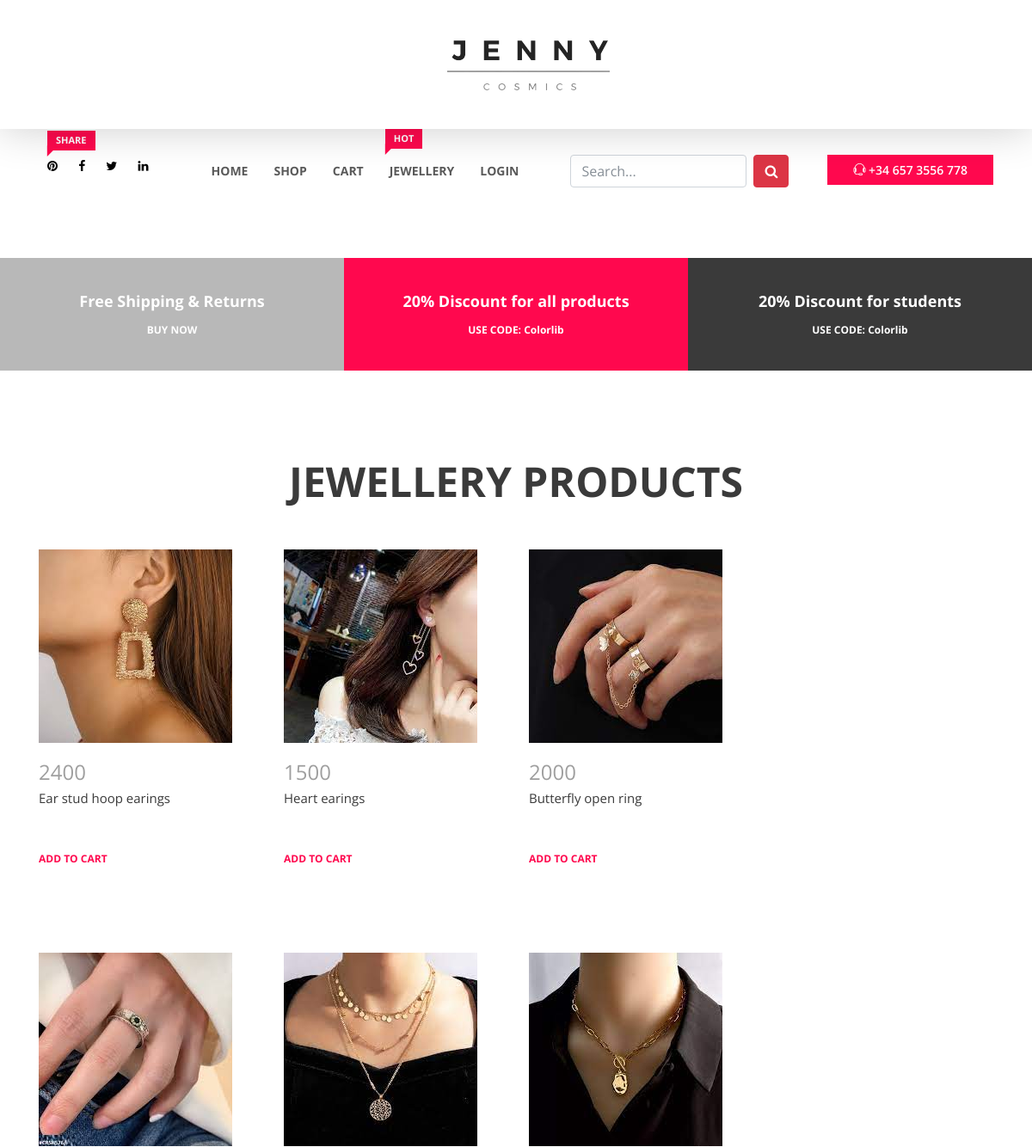
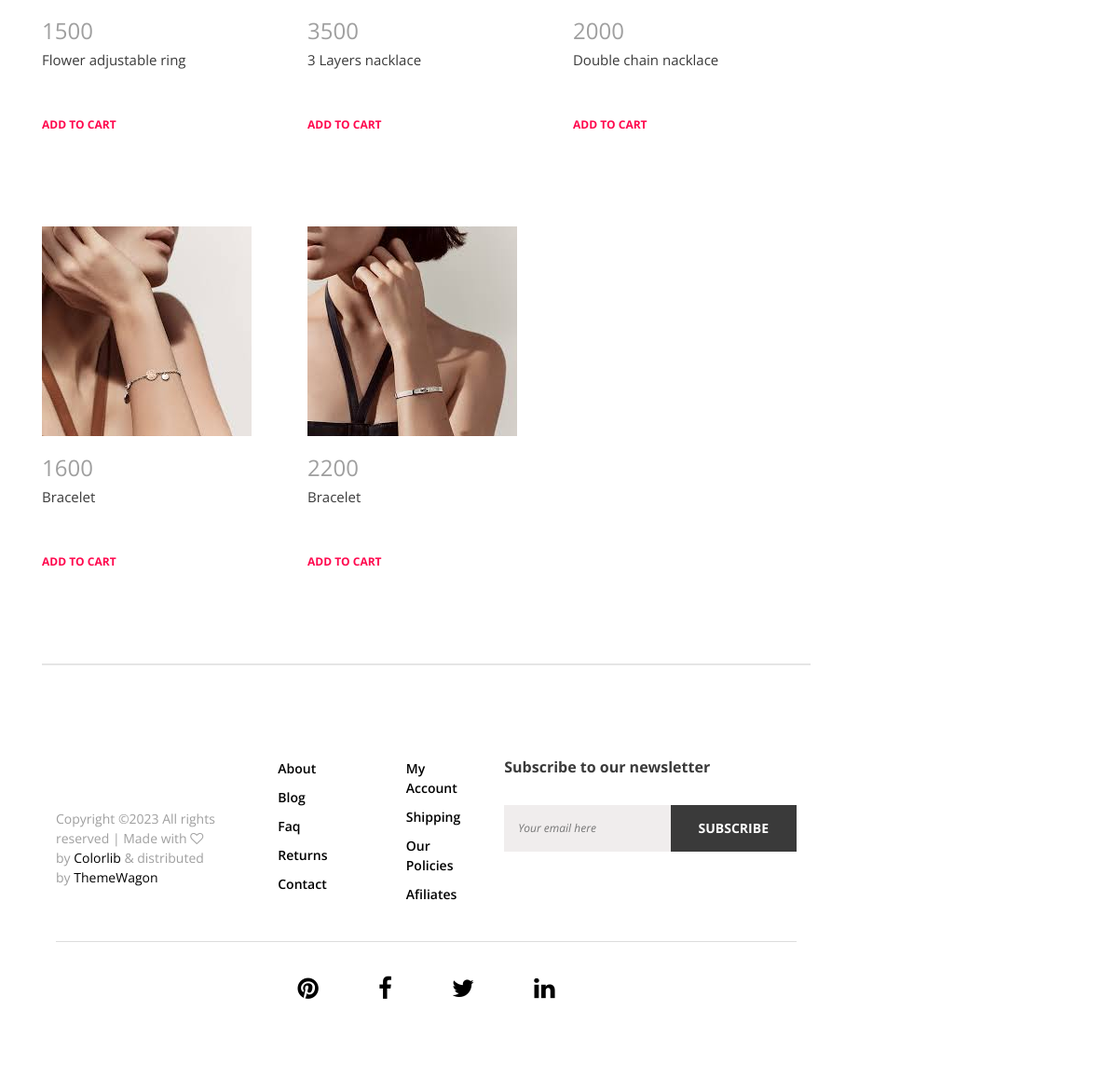
The app's page /jenny_cosmics/jewellery.php with its own data (2 pictures, top to bottom).
### tables this page shows
CREATE TABLE `products` (
  `id` int(11) NOT NULL,
  `products` varchar(250) NOT NULL,
  `price` int(100) NOT NULL,
  `image` varchar(250) NOT NULL,
  `c_id` int(11) NOT NULL
);

### jenny_cosmics/jewellery.php (the view, shortened to what this page needs)
<?php
include("header.php");
?>
<section class="shop_grid_area section_padding_100">
            <div class="container">
            <div class="section_heading text-center">
                            <h2>jewellery Products</h2>
                        </div>
                <div class="row">
                    <div class="col-12 col-md-8 col-lg-9">
                        <div class="shop_grid_product_area">
                            <div class="row">
                        <?php
                        $query=$pdo->query("select *from products where c_id=4");
                        $result=$query->fetchAll(PDO::FETCH_ASSOC);
                        foreach($result as $item){
                            ?>
                                <div class="col-4 col-sm-6 col-lg-4 single_gallery_item wow fadeInUpBig" data-wow-delay="0.2s">
                                    <div class="product-img">
                                    <a href="product-details.php?id=<?php echo $item['id']?>" class="stext-104 cl4 hov-cl1 trans-04 js-name-b2 p-b-6">
                                        <img src="../adminpanel/assets/images/<?php echo $item['image']?>" alt="">
                                    </div>
                                    <div class="product-description">
                                        <h4 class="product-price"><?php echo $item['price']?></h4>
                                        <p><?php echo $item['products']?></p>
                                        <a href="#" class="add-to-cart-btn">ADD TO CART</a>
                                    </div>
                                </div>
                                <?php
                       }
                                ?>
                            </div>
                        </div>
                        <?php
                        include("footer.php")
                        ?>

### jenny_cosmics/header.php (shortened to what this page needs)
<!DOCTYPE html>
<html lang="en">
<head>
    <link href="https://cdn.jsdelivr.net/npm/bootstrap@5.3.1/dist/css/bootstrap.min.css" rel="stylesheet">
    <link rel="stylesheet" href="css/core-style.css">
    <link rel="stylesheet" href="style.css">
    <link rel="stylesheet" type="text/css" href="fonts/font-awesome-4.7.0/css/font-awesome.min.css">
	<link rel="stylesheet" type="text/css" href="fonts/iconic/css/material-design-iconic-font.min.css">
	<link rel="stylesheet" type="text/css" href="fonts/linearicons-v1.0.0/icon-font.min.css">
    <link href="css/responsive.css" rel="stylesheet">
</head>
<body>
    <div id="wrapper">
        <header class="header_area">
            <div class="top_header_area">
                <div class="container h-100">
                    <div class="row h-100 align-items-center justify-content-end">
                        <div class="col-12 col-lg-7">
                            <div class="top_single_area d-flex align-items-center">
                                <div class="top_logo">
                                    <a href="#"><img src="img/core-img/jenny.png" alt=""></a>
                                </div>
                                </div>
                            </div>
                        </div>
                    </div>
                </div>
            </div>
            <div class="main_header_area">
                <div class="container h-100">
                    <div class="row h-100">
                        <div class="col-12 d-md-flex justify-content-between">
                            <div class="header-social-area">
                                <a href="#"><span class="karl-level">Share</span> <i class="fa fa-pinterest" aria-hidden="true"></i></a>
                                <a href="#"><i class="fa fa-facebook" aria-hidden="true"></i></a>
                                <a href="#"><i class="fa fa-twitter" aria-hidden="true"></i></a>
                                <a href="#"><i class="fa fa-linkedin" aria-hidden="true"></i></a>
                            </div>
                            <div class="main-menu-area">
                                <nav class="navbar navbar-expand-lg align-items-start">
                                    <div class="collapse navbar-collapse align-items-start collapse" id="karl-navbar">
                                        <ul class="navbar-nav animated" id="nav">
                                            <li class="nav-item active"><a class="nav-link" href="index.php">Home</a></li>
                                            <li class="nav-item active"><a class="nav-link" href="shop.php">Shop</a></li>
                                            <li class="nav-item active"><a class="nav-link" href="cart.php">Cart</a></a></li>
                                            <li class="nav-item"><a class="nav-link" href="jewellery.php"><span class="karl-level">hot</span> jewellery</a></li>
                                            <li>
			   <?php
		if(isset($_SESSION['id'])){
			?>
			<a href="logout.php" class="nav-link">Logout</a>
			<?php
		}else{
			?>
			<a href="signin.php" class="nav-link">Login</a>
			<?php
		}
		?>
                </li>
            </ul>
            <div class="help-line row justify-content-end">
                <div class=" align-items-end">
                    <form action="search.php" class="d-flex" method="post">
                  <input type="text" class="form-control ms-5" name="search" placeholder="Search...">
                  <button class="btn btn-danger btn-small  ms-2" type="submit" name="search_pro"><i class="fa fa-search"></i></button>
                </form>
                </div>
                </div>
                                    </div>
                                </nav>
                            </div>
                            <div class="help-line">
                                <a href="tel:+346573556778"><i class="ti-headphone-alt"></i> +34 657 3556 778</a>
                            </div>
                        </div>
                    </div>
                </div>
            </div>
        <section class="top-discount-area d-md-flex align-items-center">
            <div class="single-discount-area">
                <h5>Free Shipping &amp; Returns</h5>
                <h6><a href="#">BUY NOW</a></h6>
            </div>
            <div class="single-discount-area">
                <h5>20% Discount for all products</h5>
                <h6>USE CODE: Colorlib</h6>
            </div>
            <div class="single-discount-area">
                <h5>20% Discount for students</h5>
                <h6>USE CODE: Colorlib</h6>
            </div>
        </section>

### jenny_cosmics/footer.php (shortened to what this page needs)
<footer class="footer_area">
            <div class="container">
                <div class="row">
                    <div class="col-12 col-md-6 col-lg-3">
                        <div class="single_footer_area">
                            <div class="footer-logo">
                            </div>
                            <div class="copywrite_text d-flex align-items-center">
                                <p>
Copyright &copy;<script>document.write(new Date().getFullYear());</script> All rights reserved | Made with <i class="fa fa-heart-o" aria-hidden="true"></i> by <a href="https://colorlib.com" target="_blank">Colorlib</a> &amp; distributed by <a href="https://themewagon.com" target="_blank">ThemeWagon</a>
</p>
                            </div>
                        </div>
                    </div>
                    <div class="col-12 col-sm-6 col-md-3 col-lg-2">
                        <div class="single_footer_area">
                            <ul class="footer_widget_menu">
                                <li><a href="#">About</a></li>
                                <li><a href="#">Blog</a></li>
                                <li><a href="#">Faq</a></li>
                                <li><a href="#">Returns</a></li>
                                <li><a href="#">Contact</a></li>
                            </ul>
                        </div>
                    </div>
                    <div class="col-12 col-sm-6 col-md-3 col-lg-2">
                        <div class="single_footer_area">
                            <ul class="footer_widget_menu">
                                <li><a href="#">My Account</a></li>
                                <li><a href="#">Shipping</a></li>
                                <li><a href="#">Our Policies</a></li>
                                <li><a href="#">Afiliates</a></li>
                            </ul>
                        </div>
                    </div>
                    <div class="col-12 col-lg-5">
                        <div class="single_footer_area">
                            <div class="footer_heading mb-30">
                                <h6>Subscribe to our newsletter</h6>
                            </div>
                            <div class="subscribtion_form">
                                <form action="#" method="post">
                                    <input type="email" name="mail" class="mail" placeholder="Your email here">
                                    <button type="submit" class="submit">Subscribe</button>
                                </form>
                            </div>
                        </div>
                    </div>
                </div>
                <div class="line"></div>
                <div class="footer_bottom_area">
                    <div class="row">
                        <div class="col-12">
                            <div class="footer_social_area text-center">
                                <a href="#"><i class="fa fa-pinterest" aria-hidden="true"></i></a>
                                <a href="#"><i class="fa fa-facebook" aria-hidden="true"></i></a>
                                <a href="#"><i class="fa fa-twitter" aria-hidden="true"></i></a>
                                <a href="#"><i class="fa fa-linkedin" aria-hidden="true"></i></a>
                            </div>
                        </div>
                    </div>
                </div>
            </div>
        </footer>
    </div>
</body>
</html>

### records on screen
products: image (picture), price "2400", products "Ear stud hoop earings"
products: image (picture), price "1500", products "Heart earings"
products: image (picture), price "2000", products "Butterfly open ring"
products: image (picture), price "1500", products "Flower adjustable ring"
products: image (picture), price "3500", products "3 Layers nacklace"
products: image (picture), price "2000", products "Double chain nacklace"
products: image (picture), price "1600", products "Bracelet"
products: image (picture), price "2200", products "Bracelet"
